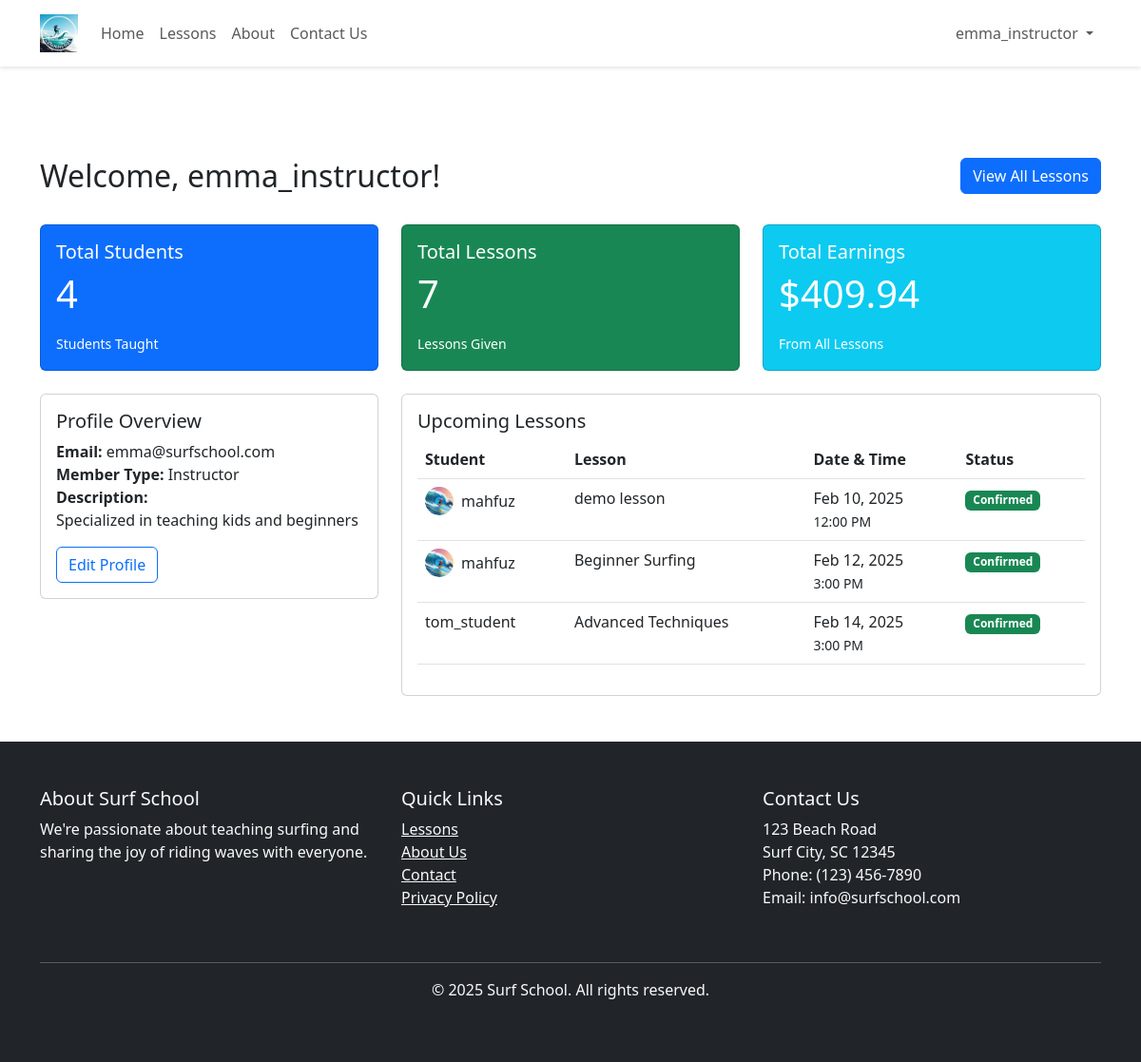
/instructor/dashboard.php (signed in), run on the app's committed database.
### tables this page shows
CREATE TABLE IF NOT EXISTS `users` (
  `id` int NOT NULL AUTO_INCREMENT,
  `username` varchar(50) NOT NULL,
  `password` varchar(255) NOT NULL,
  `email` varchar(100) NOT NULL,
  `user_type` enum('admin','instructor','student') NOT NULL,
  `profile_image` varchar(255) DEFAULT NULL,
  `profile_description` text,
  `created_at` timestamp NULL DEFAULT CURRENT_TIMESTAMP,
  PRIMARY KEY (`id`),
  UNIQUE KEY `username` (`username`),
  KEY `email_index` (`email`)
);

CREATE TABLE IF NOT EXISTS `bookings` (
  `id` int NOT NULL AUTO_INCREMENT,
  `user_id` int NOT NULL,
  `lesson_id` int NOT NULL,
  `booking_date` date NOT NULL,
  `booking_time` time NOT NULL,
  `created_at` timestamp NULL DEFAULT CURRENT_TIMESTAMP,
  `status` enum('pending','confirmed','cancelled') DEFAULT 'confirmed',
  PRIMARY KEY (`id`),
  KEY `user_id` (`user_id`),
  KEY `lesson_id` (`lesson_id`),
  KEY `booking_date_index` (`booking_date`),
  CONSTRAINT `bookings_ibfk_1` FOREIGN KEY (`user_id`) REFERENCES `users` (`id`) ON DELETE RESTRICT,
  CONSTRAINT `bookings_ibfk_2` FOREIGN KEY (`lesson_id`) REFERENCES `lessons` (`id`) ON DELETE RESTRICT
);

CREATE TABLE IF NOT EXISTS `lessons` (
  `id` int NOT NULL AUTO_INCREMENT,
  `title` varchar(255) NOT NULL,
  `description` text NOT NULL,
  `price` decimal(10,2) NOT NULL,
  `instructor_id` int NOT NULL,
  `level` varchar(50) NOT NULL DEFAULT 'Beginner',
  `duration` int NOT NULL DEFAULT '60',
  `max_students` int NOT NULL DEFAULT '5',
  `lesson_image` varchar(255) DEFAULT NULL,
  `is_active` tinyint(1) DEFAULT '1',
  `created_at` timestamp NULL DEFAULT CURRENT_TIMESTAMP,
  PRIMARY KEY (`id`),
  KEY `instructor_id` (`instructor_id`),
  CONSTRAINT `lessons_ibfk_1` FOREIGN KEY (`instructor_id`) REFERENCES `users` (`id`) ON DELETE RESTRICT
);

### instructor/dashboard.php (the view, shortened to what this page needs)
<?php
include '../includes/header.php';
include '../includes/navbar.php';
include '../config/database.php';
$stmt = $pdo->prepare("SELECT * FROM users WHERE id = ?");
$stmt->execute([$_SESSION['user_id']]);
$instructor = $stmt->fetch();
$stmt = $pdo->prepare("
    SELECT b.*, u.username, u.email, u.profile_image, l.title as lesson_title, l.price
    FROM bookings b
    JOIN users u ON b.user_id = u.id
    JOIN lessons l ON b.lesson_id = l.id
    WHERE b.booking_date >= CURDATE()
    ORDER BY b.booking_date ASC, b.booking_time ASC
    LIMIT 5
");
$stmt->execute();
$upcoming_lessons = $stmt->fetchAll();
$stats = [
    'total_students' => $pdo->query("SELECT COUNT(DISTINCT user_id) FROM bookings")->fetchColumn(),
    'total_lessons' => $pdo->query("SELECT COUNT(*) FROM bookings")->fetchColumn(),
    'total_earnings' => $pdo->query("SELECT SUM(price) FROM bookings b JOIN lessons l ON b.lesson_id = l.id")->fetchColumn()
];
?>
<div class="container mt-5 pt-5">
    <div class="row mb-4">
        <div class="col-md-8">
            <h2>Welcome, <?php echo htmlspecialchars($instructor['username']); ?>!</h2>
        </div>
        <div class="col-md-4 text-md-end">
            <a href="my-lessons.php" class="btn btn-primary">View All Lessons</a>
        </div>
    </div>
    <div class="row g-4">
        <div class="col-md-4">
            <div class="card bg-primary text-white">
                <div class="card-body">
                    <h5 class="card-title">Total Students</h5>
                    <p class="card-text display-6"><?php echo $stats['total_students']; ?></p>
                    <small>Students Taught</small>
                </div>
            </div>
        </div>
        <div class="col-md-4">
            <div class="card bg-success text-white">
                <div class="card-body">
                    <h5 class="card-title">Total Lessons</h5>
                    <p class="card-text display-6"><?php echo $stats['total_lessons']; ?></p>
                    <small>Lessons Given</small>
                </div>
            </div>
        </div>
        <div class="col-md-4">
            <div class="card bg-info text-white">
                <div class="card-body">
                    <h5 class="card-title">Total Earnings</h5>
                    <p class="card-text display-6">$<?php echo number_format($stats['total_earnings'] ?? 0, 2); ?></p>
                    <small>From All Lessons</small>
                </div>
            </div>
        </div>
    </div>
    <div class="row mt-4">
        <div class="col-md-4">
            <div class="card">
                <div class="card-body">
                    <h5 class="card-title">Profile Overview</h5>
                    <p class="card-text">
                        <strong>Email:</strong> <?php echo htmlspecialchars($instructor['email']); ?><br>
                        <strong>Member Type:</strong> <?php echo ucfirst(htmlspecialchars($instructor['user_type'])); ?><br>
                        <strong>Description:</strong><br>
                        <?php echo nl2br(htmlspecialchars($instructor['profile_description'] ?? 'No description available')); ?>
                    </p>
                    <a href="profile.php" class="btn btn-outline-primary">Edit Profile</a>
                </div>
            </div>
        </div>
        <div class="col-md-8">
            <div class="card">
                <div class="card-body">
                    <h5 class="card-title">Upcoming Lessons</h5>
                    <?php if (empty($upcoming_lessons)): ?>
                        <p class="text-muted">No upcoming lessons scheduled.</p>
                    <?php else: ?>
                        <div class="table-responsive">
                            <table class="table">
                                <thead>
                                    <tr>
                                        <th>Student</th>
                                        <th>Lesson</th>
                                        <th>Date & Time</th>
                                        <th>Status</th>
                                    </tr>
                                </thead>
                                <tbody>
                                    <?php foreach ($upcoming_lessons as $lesson): ?>
                                        <tr>
                                            <td>
                                                <div class="d-flex align-items-center">
                                                    <?php if ($lesson['profile_image']): ?>
                                                        <img src="../uploads/profile_images/<?php echo htmlspecialchars($lesson['profile_image']); ?>"
                                                            class="rounded-circle me-2" style="width: 30px; height: 30px; object-fit: cover;">
                                                    <?php endif; ?>
                                                    <?php echo htmlspecialchars($lesson['username']); ?>
                                                </div>
                                            </td>
                                            <td><?php echo htmlspecialchars($lesson['lesson_title']); ?></td>
                                            <td>
                                                <?php echo date('M j, Y', strtotime($lesson['booking_date'])); ?><br>
                                                <small><?php echo date('g:i A', strtotime($lesson['booking_time'])); ?></small>
                                            </td>
                                            <td>
                                                <span class="badge bg-success">Confirmed</span>
                                            </td>
                                        </tr>
                                    <?php endforeach; ?>
                                </tbody>
                            </table>
                        </div>
                    <?php endif; ?>
                </div>
            </div>
        </div>
    </div>
</div>
<?php include '../includes/footer.php'; ?>

### includes/header.php (style rules this page uses)
:root { --navbar-height: 70px; }
body { padding-top: var(--navbar-height); }

### data on the page
users: username "emma_instructor", email "emma@surfschool.com", user_type "Instructor", profile_description "Specialized in teaching kids and beginners"
bookings: user.profile_image (picture), user.username "mahfuz", lesson.title "demo lesson", booking_date "Feb 10, 2025", booking_time "12:00 PM"
bookings: user.profile_image (picture), user.username "mahfuz", lesson.title "Beginner Surfing", booking_date "Feb 12, 2025", booking_time "3:00 PM"
bookings: user.username "tom_student", lesson.title "Advanced Techniques", booking_date "Feb 14, 2025", booking_time "3:00 PM"

### other printed values
$_SESSION['username'] "emma_instructor"
$stats['total_students'] "4"
$stats['total_lessons'] "7"
$stats['total_earnings'] "409.94"
